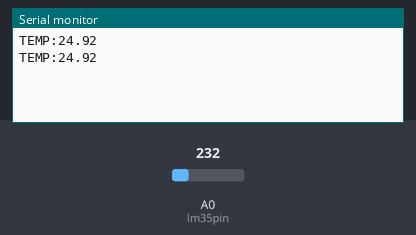
Bench run of a sketch on a simulated Arduino Uno, built with avr-gcc and run on an emulated ATmega328P. Shown: the last lines printed to the serial monitor. Inputs (shaded band) come from the test bench; at power-on: A0 (lm35pin) = 232.

Above: at 1.8 s.
1.9 s: A0 (lm35pin) set to 250
At 2.8 s:
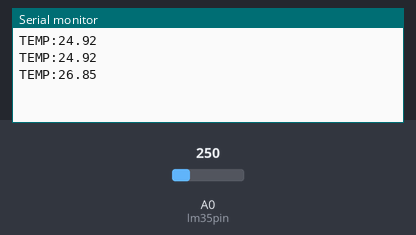
3.4 s: A0 (lm35pin) set to 266
At 4.8 s:
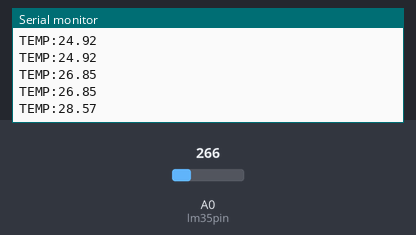
Timing chart, 0 to 6.4 s (numbered marks = the images above; inputs shaded):
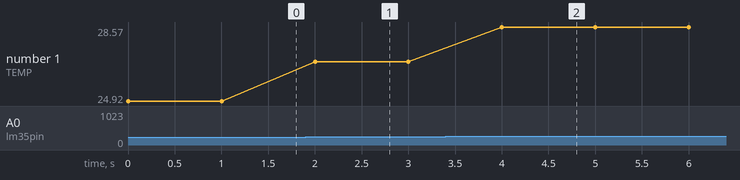

Measured:
- after the input at 1.9 s, the serial monitor: prints a new line after 0.10 s (image 1)
- after the input at 3.4 s, the serial monitor: prints a new line after 0.60 s (image 2)
- plotted number 1: 24.92 → 26.85 after the input at 1.9 s, 26.85 → 28.57 after the input at 3.4 s

The sketch:

Temperature.ino
```cpp
float temp;
int reading;
int lm35pin=A0;

void setup() {
  analogReference(INTERNAL);
  Serial.begin(9600);
}

void loop() {
  reading = analogRead(lm35pin);
  temp=reading/9.31;
  Serial.println(String("TEMP:")+temp);
  delay(1000);

}
```
